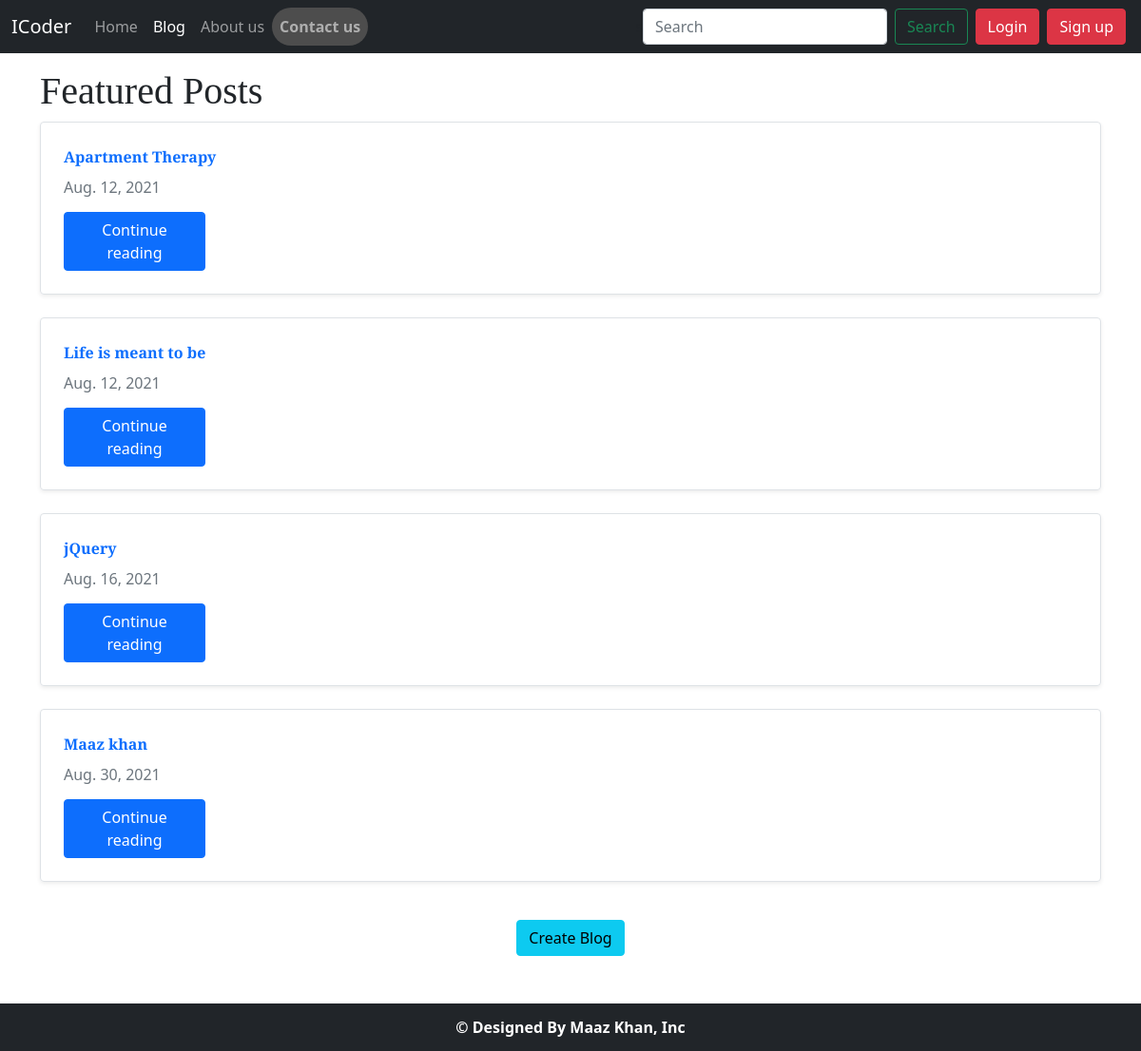
The page /search_data on the database as committed earlier.
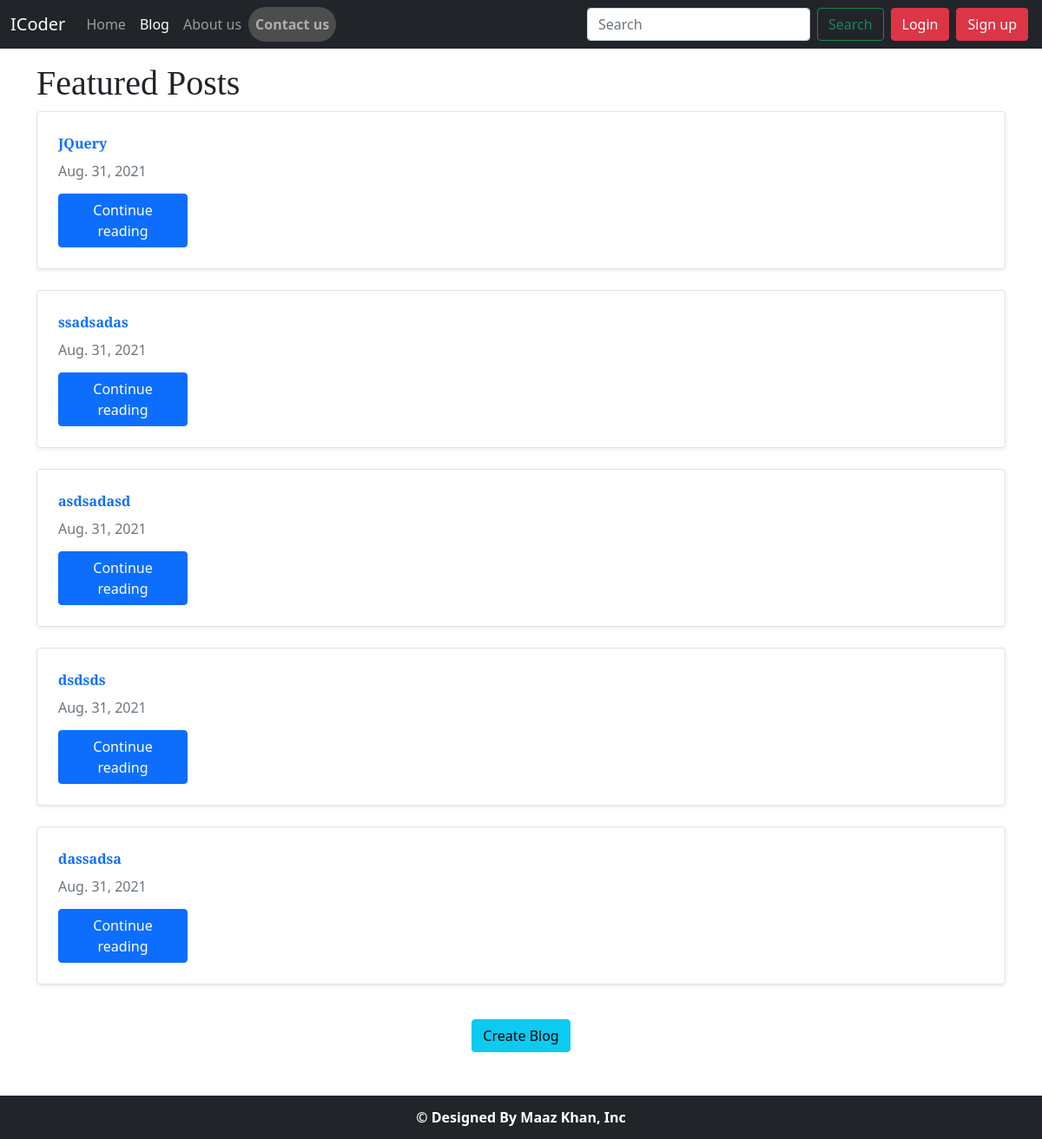
The same page on the database as committed later.
### blogapp/models.py (models this page shows, shortened)
class post(models.Model):
    post_id = models.AutoField(primary_key=True)
    title = models.CharField(max_length=20)
    content = models.TextField()
    Timestamp = models.DateField(auto_now_add=True)

### blogapp/views.py (the view)
# urls.py: path('', views.index, name='index'),
def index(request):
    post_data = post.objects.all()
    return render(request, 'blogapp/blog.html',{'post':post_data})

### templates/blogapp/blog.html (shortened to what this page needs)
{% extends 'base.html' %}
{% block blog %}active{% endblock %}
{% block body %}
<div style="margin: auto;" class="container my-3">
  <div class="row mb-2">
{% if post|length > 0 %}
    <div>
      <h1 style="font-family: 'Merriweather', serif;">Featured Posts</h1>
    </div>
    {% endif %}
      {% for item in post %}
      <div class="container">
        <div class="row g-0 border rounded overflow-hidden flex-md-row mb-4 shadow-sm h-md-250 position-relative">
          <div class="col p-4 d-flex flex-column position-static">
            <strong  style="font-family: 'Merriweather', serif;"class="d-inline-block mb-2 text-primary">{{item.title}}</strong>
            <div class="mb-1 text-muted">{{item.Timestamp}}</div>
           <div> <a style="width: 149px;
            margin-top: 10px;" href="/blog/post_view/{{item.post_id}}" class="btn btn-primary" >Continue reading</a>
          </div>
          </div>
        </div>
      </div>
      {% endfor %}
    </div>
  </div>
  <div class="button">
    <a href="/blog/write_blog"  class="btn btn-info">Create Blog</a>
  </div>
{% endblock %}
{% block footer %}
<div style="height:50px;display:flex;justify-content:center;align-items:center; position:fixed" class="footerr bg-dark">
  <span style="font-weight: bolder;" >© Designed By Maaz Khan, Inc</span>
</div>
{% endblock %}

### templates/base.html (shortened to what this page needs)
<!doctype html>
<html lang="en">
<head>
  <link href="https://cdn.jsdelivr.net/npm/bootstrap@5.1.0/dist/css/bootstrap.min.css" rel="stylesheet"
>
</head>
<body>
{% block nav %}
<nav class="navbar navbar-expand-lg navbar-dark bg-dark">
  <div class="container-fluid">
    <a class="navbar-brand" href="/">ICoder</a>
    <div class="collapse navbar-collapse" id="navbarSupportedContent">
      <ul class="navbar-nav me-auto mb-2 mb-lg-0">
        <li class="nav-item">
          <a class="nav-link {% block home %}{% endblock %}" aria-current="page" href="/">Home</a>
        </li>
        <li class="nav-item">
          <a class="nav-link {% block blog %}{% endblock %}" href="/blog">Blog</a>
        </li>
        <li class="nav-item">
          <a class="nav-link {% block about %}{% endblock %}" href="/about_us">About us</a>
        </li>
        <li class="nav-item">
          <a id="contact" class="nav-link {% block contact %}{% endblock %}" href="/contact_us">Contact us</a>
        </li>
      </ul>s
      <form method="get" action='/blog/search_data' class="d-flex">
        <input id="search" name="search" class="form-control me-2" type="search" placeholder="Search"
          aria-label="Search">
        <button style="margin-right: 4px;" class="btn btn-outline-success" type="submit">Search</button>
      </form>
{% if user.is_authenticated %}
<li  class="nav-item dropdown">
<a style="color: white;font-family: initial;
font-weight: bold;
" class="nav-link dropdown-toggle btn btn-success" href="#" id="navbarDropdown" role="button" data-bs-toggle="dropdown" aria-expanded="false">
  {{request.user}}
</a>
<ul style="margin-right: 10px;margin-left: -71px;" class="dropdown-menu" aria-labelledby="navbarDropdown">
  <li>{% block blogout %}<a  class="dropdown-item" href="logout">Log out</a> {% endblock %}</li>
</ul>
</li>
{% else %}
<button type="button" class="btn btn-danger mx-1" data-bs-toggle="modal" data-bs-target="#login">
Login
</button>
              </div>
              <button type="button" class="btn btn-danger mx-1" data-bs-toggle="modal" data-bs-target="#signup">
                Sign up
              </button>
      {% endif %}
    </div>
</nav>
{% endblock  %}
  {% block body %}
  {% endblock %}
  {% block footer %}
  {% endblock %}
</body>
</html>

### templates/base.html (style rules this page uses)
#contact { border-radius: 20px; background-color: #4d4d4d; font-weight: bold; }
.footerr { left: 0; bottom: 0; width: 100%; background-color: red; color: white; text-align: center; z-index: 2; }

### templates/blogapp/blog.html (style rules this page uses)
.button { text-align: center; margin-bottom: 100px; }

Rows that differ between the two databases and show on the page:
removed post: title "Apartment Therapy", Timestamp "Aug. 12, 2021", {{ item.post_id }} 1 (drawn)
removed post: title "Life is meant to be", Timestamp "Aug. 12, 2021"
removed post: title "jQuery", Timestamp "Aug. 16, 2021"
removed post: title "Maaz khan", Timestamp "Aug. 30, 2021"
added post: title "JQuery", Timestamp "Aug. 31, 2021"
added post: title "ssadsadas", Timestamp "Aug. 31, 2021"
added post: title "asdsadasd", Timestamp "Aug. 31, 2021"
added post: title "dsdsds", Timestamp "Aug. 31, 2021"
added post: title "dassadsa", Timestamp "Aug. 31, 2021"
